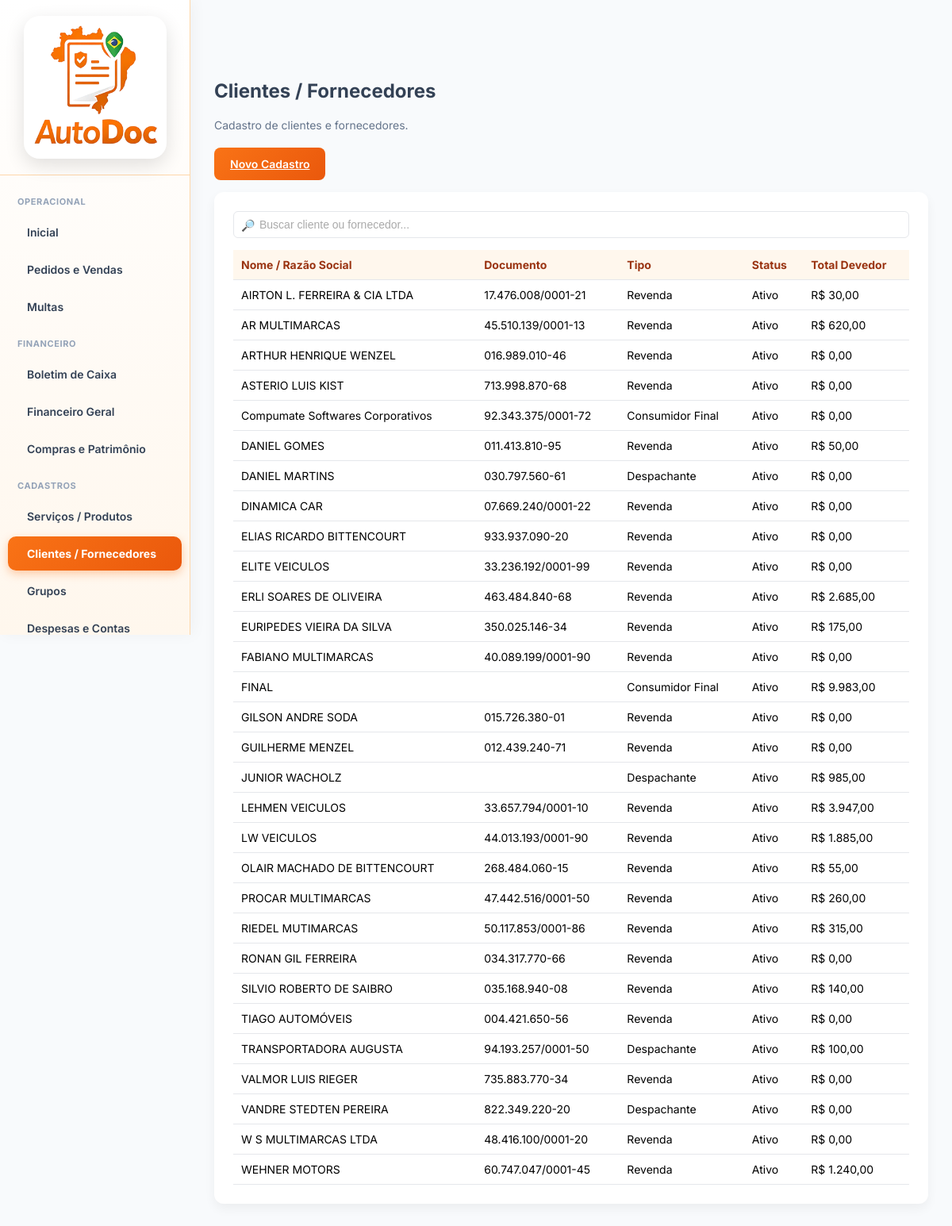
Screenshot of /user/frmForcliLista.php (signed in) with the database file from the repository.
### tables this page shows
CREATE TABLE `forcli` (
  `id` int NOT NULL AUTO_INCREMENT,
  `Nome` varchar(120) NOT NULL,
  `RazaoSocial` varchar(120) NOT NULL,
  `Tipo` int NOT NULL,
  `TipoDocumento` int NOT NULL,
  `Documento` varchar(50) NOT NULL,
  `Telefone` varchar(50) NOT NULL,
  `Email` varchar(75) NOT NULL,
  `Obs` varchar(150) NOT NULL,
  `CEP` varchar(20) NOT NULL,
  `Rua` varchar(70) NOT NULL,
  `NumeroEndereco` varchar(25) NOT NULL,
  `Bairro` varchar(40) NOT NULL,
  `Cidade` varchar(70) NOT NULL,
  `UF` varchar(30) NOT NULL,
  `Inativo` int NOT NULL,
  `DataCadastro` datetime NOT NULL,
  `idEmpresa` int NOT NULL,
  `Codigo` int NOT NULL,
  `DataAlt` datetime DEFAULT NULL,
  `Grupo` int DEFAULT NULL,
  `EstadoCivil` int DEFAULT NULL,
  `Profissao` varchar(70) DEFAULT NULL,
  PRIMARY KEY (`id`)
);

### base/baseFuncoes.php (called while the page is built, shortened)
<?php
require_once 'connection.php';
function ExSqlNET($sql, $conn = null, $params = [])
{
    if ($conn === null) {
        global $dbGeralNET;
        $conn = $dbGeralNET;
    }
    $stmt = $conn->prepare($sql);
    $stmt->execute($params);
    return $stmt->fetchAll(PDO::FETCH_ASSOC);
}
?>

### user/frmForcliLista.php (the view, shortened to what this page needs)
<?php
include '../base/baseFuncoes.php';
$idEmpresa = $_SESSION['idEmpresa'];
$listaForcli = ExSqlNET("
    SELECT *,
    CASE Tipo
        WHEN 1 THEN 'Despachante'
        WHEN 2 THEN 'Revenda'
        WHEN 3 THEN 'Fornecedor'
        WHEN 4 THEN 'Consumidor Final'
    END AS TipoLiteral,
    (
        SELECT IFNULL(SUM(mi.TotalItem),0)
        FROM movimentoitem mi
        INNER JOIN movimento m
            ON m.id = mi.ControleMovimento
        WHERE m.Forcli = forcli.id
          AND m.idEmpresa = ".$idEmpresa."
          AND m.Status = 0
    ) AS TotalDevedor
    FROM forcli
    WHERE idEmpresa = ".$idEmpresa."
 ORDER BY forcli.Nome ASC");
?>
<!DOCTYPE html>
<html lang="pt-br">
<head>
    <link rel="stylesheet" href="../css/base.css">
</head>
<body>
<?php include '../base/navbarUser.php'; ?>
<div class="content">
    <div class="page-title">Clientes / Fornecedores</div>
    <div class="subtitle">
        Cadastro de clientes e fornecedores.
    </div>
    <div class="actions">
        <a href="frmForcli.php" class="btn">Novo Cadastro</a>
    </div>
    <div class="card">
        <div style="margin-bottom:15px; position:relative;">
            <span style="
                position:absolute;
                left:10px;
                top:50%;
                transform:translateY(-50%);
                font-size:14px;
                color:#64748b;
            ">🔎</span>
            <input
                type="text"
                id="filtroNome"
                placeholder="Buscar cliente ou fornecedor..."
                style="
                    width:100%;
                    padding:8px 8px 8px 32px;
                    border:1px solid #e5e7eb;
                    border-radius:6px;
                    font-size:14px;
                "
                onkeyup="filtrarTabela()"
                autofocus
            >
        </div>
    <table>
        <thead>
            <tr>
                <th>Nome / Razão Social</th>
                <th>Documento</th>
                <th>Tipo</th>
                <th>Status</th>
                <th>Total Devedor</th>
            </tr>
        </thead>
        <tbody>
        <?php if (!empty($listaForcli)): ?>
            <?php foreach ($listaForcli as $cli): ?>
                <tr onclick="abrirForcli(<?= (int)$cli['id'] ?>)">
                    <td><?= htmlspecialchars($cli['Nome']) ?></td>
                    <td><?= htmlspecialchars($cli['Documento']) ?></td>
                    <td><?= htmlspecialchars($cli['TipoLiteral']) ?></td>
                    <td>
                        <?= $cli['Inativo'] ? 'Inativo' : 'Ativo' ?>
                    </td>
                    <td class="<?= $cli['TotalDevedor'] > 0 ? 'text-danger' : 'text-success' ?>">
                        R$ <?= number_format($cli['TotalDevedor'], 2, ',', '.') ?>
                    </td>
                </tr>
            <?php endforeach; ?>
        <?php endif; ?>
        </tbody>
    </table>
    </div>
</div>
</body>
</html>

### css/base.css (style rules this page uses)
* { margin: 0; padding: 0; box-sizing: border-box; }
html, body { width: 100%; height: 100%; font-family: 'Inter', Arial, sans-serif; background-color: #f5f6fa; font-family: 'Inter', sans-serif; background-color: #f1f5f9; }
body { margin: 0; font-family: 'Inter', Arial, sans-serif; background-color: #f8fafc; }
.content { margin-left: 240px; padding: 30px; }
.page-title { font-size: 24px; font-weight: 700; color: #334155; margin-bottom: 20px; }
.card { background: #ffffff; padding: 20px; border-radius: 12px; box-shadow: 0 6px 14px rgba(0,0,0,0.05); }
table { width: 100%; border-collapse: collapse; }
th, td { padding: 12px; border-bottom: 1px solid #e5e7eb; text-align: left; font-size: 14px; }
th { background-color: #fff7ed; color: #9a3412; }
.card { background: #ffffff; padding: 24px; border-radius: 12px; box-shadow: 0 6px 14px rgba(0,0,0,0.05); margin-bottom: 30px; }
input, select, textarea { width: 100%; padding: 10px 12px; border: 1px solid #e5e7eb; border-radius: 8px; font-size: 14px; }
.btn { background: linear-gradient(135deg, #f97316, #ea580c); color: #ffffff; border: none; padding: 12px 20px; border-radius: 8px; font-size: 14px; font-weight: 600; cursor: pointer; }
table { width: 100%; border-collapse: collapse; margin-top: 10px; }
table th, table td { padding: 10px; border-bottom: 1px solid #e5e7eb; font-size: 14px; text-align: left; }
table th { background-color: #fff7ed; color: #9a3412; }
.actions { display: flex; gap: 10px; flex-wrap: wrap; margin-top: 20px; }
th, td { padding: 10px; border-bottom: 1px solid #e5e7eb; }
.subtitle { color: #64748b; margin-bottom: 20px; font-size: 14px; }
.actions { margin-bottom: 15px; display: flex; gap: 10px; flex-wrap: wrap; }
input, textarea, select { font-family: 'Poppins', sans-serif; padding: 12px 14px; font-size: 14px; border: 1.5px solid #ddd; border-radius: 8px; outline: none; transition: all 0.25s ease; background-color: #fff; width: 100%; }
input::placeholder, textarea::placeholder { color: #aaa; }
input:not(:placeholder-shown), textarea:not(:placeholder-shown) { border-color: #ffa14d; }

### rows the page displays
forcli: Nome "AIRTON L. FERREIRA & CIA LTDA", Documento "17.476.008/0001-21", TipoLiteral "Revenda", Inativo "Ativo", TotalDevedor "30,00"
forcli: Nome "AR MULTIMARCAS", Documento "45.510.139/0001-13", TipoLiteral "Revenda", Inativo "Ativo", TotalDevedor "620,00"
forcli: Nome "ARTHUR HENRIQUE WENZEL", Documento "016.989.010-46", TipoLiteral "Revenda", Inativo "Ativo", TotalDevedor "0,00"
forcli: Nome "ASTERIO LUIS KIST", Documento "713.998.870-68", TipoLiteral "Revenda", Inativo "Ativo", TotalDevedor "0,00"
forcli: Nome "Compumate Softwares Corporativos", Documento "92.343.375/0001-72", TipoLiteral "Consumidor Final", Inativo "Ativo", TotalDevedor "0,00"
forcli: Nome "DANIEL GOMES", Documento "011.413.810-95", TipoLiteral "Revenda", Inativo "Ativo", TotalDevedor "50,00"
forcli: Nome "DANIEL MARTINS", Documento "030.797.560-61", TipoLiteral "Despachante", Inativo "Ativo", TotalDevedor "0,00"
forcli: Nome "DINAMICA CAR", Documento "07.669.240/0001-22", TipoLiteral "Revenda", Inativo "Ativo", TotalDevedor "0,00"
forcli: Nome "ELIAS RICARDO BITTENCOURT", Documento "933.937.090-20", TipoLiteral "Revenda", Inativo "Ativo", TotalDevedor "0,00"
forcli: Nome "ELITE VEICULOS", Documento "33.236.192/0001-99", TipoLiteral "Revenda", Inativo "Ativo", TotalDevedor "0,00"
forcli: Nome "ERLI SOARES DE OLIVEIRA", Documento "463.484.840-68", TipoLiteral "Revenda", Inativo "Ativo", TotalDevedor "2.685,00"
forcli: Nome "EURIPEDES VIEIRA DA SILVA", Documento "350.025.146-34", TipoLiteral "Revenda", Inativo "Ativo", TotalDevedor "175,00"
forcli: Nome "FABIANO MULTIMARCAS", Documento "40.089.199/0001-90", TipoLiteral "Revenda", Inativo "Ativo", TotalDevedor "0,00"
forcli: Nome "FINAL", TipoLiteral "Consumidor Final", Inativo "Ativo", TotalDevedor "9.983,00"
forcli: Nome "GILSON ANDRE SODA", Documento "015.726.380-01", TipoLiteral "Revenda", Inativo "Ativo", TotalDevedor "0,00"
forcli: Nome "GUILHERME MENZEL", Documento "012.439.240-71", TipoLiteral "Revenda", Inativo "Ativo", TotalDevedor "0,00"
forcli: Nome "JUNIOR WACHOLZ", TipoLiteral "Despachante", Inativo "Ativo", TotalDevedor "985,00"
forcli: Nome "LEHMEN VEICULOS", Documento "33.657.794/0001-10", TipoLiteral "Revenda", Inativo "Ativo", TotalDevedor "3.947,00"
forcli: Nome "LW VEICULOS", Documento "44.013.193/0001-90", TipoLiteral "Revenda", Inativo "Ativo", TotalDevedor "1.885,00"
forcli: Nome "OLAIR MACHADO DE BITTENCOURT", Documento "268.484.060-15", TipoLiteral "Revenda", Inativo "Ativo", TotalDevedor "55,00"
forcli: Nome "PROCAR MULTIMARCAS", Documento "47.442.516/0001-50", TipoLiteral "Revenda", Inativo "Ativo", TotalDevedor "260,00"
forcli: Nome "RIEDEL MUTIMARCAS", Documento "50.117.853/0001-86", TipoLiteral "Revenda", Inativo "Ativo", TotalDevedor "315,00"
forcli: Nome "RONAN GIL FERREIRA", Documento "034.317.770-66", TipoLiteral "Revenda", Inativo "Ativo", TotalDevedor "0,00"
forcli: Nome "SILVIO ROBERTO DE SAIBRO", Documento "035.168.940-08", TipoLiteral "Revenda", Inativo "Ativo", TotalDevedor "140,00"
forcli: Nome "TIAGO AUTOMÓVEIS", Documento "004.421.650-56", TipoLiteral "Revenda", Inativo "Ativo", TotalDevedor "0,00"
forcli: Nome "TRANSPORTADORA AUGUSTA", Documento "94.193.257/0001-50", TipoLiteral "Despachante", Inativo "Ativo", TotalDevedor "100,00"
forcli: Nome "VALMOR LUIS RIEGER", Documento "735.883.770-34", TipoLiteral "Revenda", Inativo "Ativo", TotalDevedor "0,00"
forcli: Nome "VANDRE STEDTEN PEREIRA", Documento "822.349.220-20", TipoLiteral "Despachante", Inativo "Ativo", TotalDevedor "0,00"
forcli: Nome "W S MULTIMARCAS LTDA", Documento "48.416.100/0001-20", TipoLiteral "Revenda", Inativo "Ativo", TotalDevedor "0,00"
forcli: Nome "WEHNER MOTORS", Documento "60.747.047/0001-45", TipoLiteral "Revenda", Inativo "Ativo", TotalDevedor "1.240,00"
